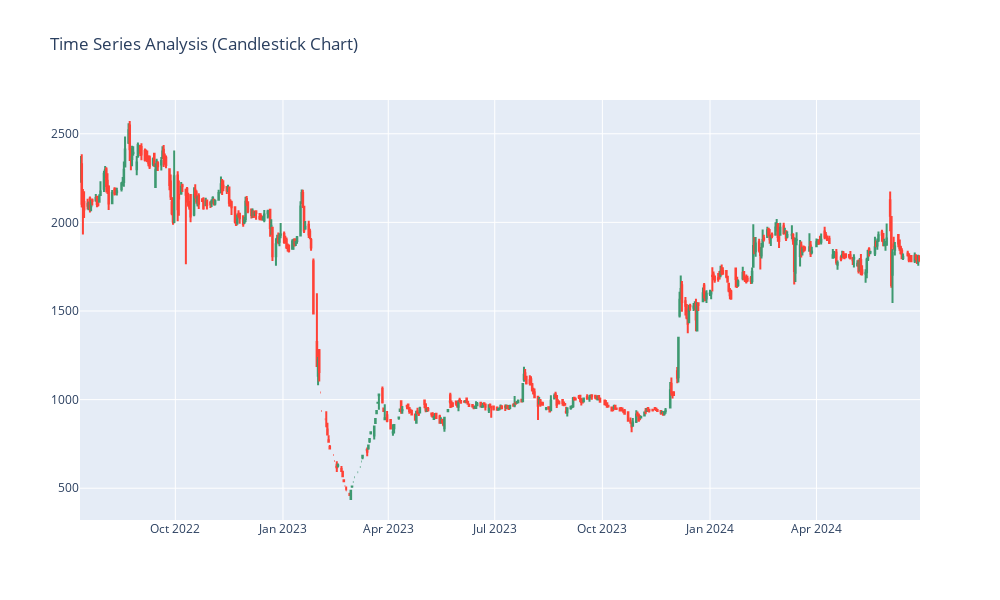

Notebook code for this chart:
### Code cell
# Visualizing a candlestick chart to see the trends in the open, high, low, and close prices of Adani Green Energy
fig = go.Figure(data=[go.Candlestick(x=data.index,
                                    open=data["Open"],
                                    high=data["High"],
                                    low=data["Low"],
                                    close=data["Close"])])
fig.update_layout(title="Time Series Analysis (Candlestick Chart)",
                 xaxis_rangeslider_visible=False)
fig.update_layout(width=1000, height=600)
fig.show()

### Figure 1 — Plotly figure (JSON) as saved in the notebook; plotly's stock layout.template omitted (floating-point values rounded to 4 significant figures; data arrays with more than 128 entries replaced by an {"elided": "..."} marker saying what was removed)
{"data": [{"close": {"elided": "483 float values"}, "high": {"elided": "483 float values"}, "low": {"elided": "483 float values"}, "open": {"elided": "483 float values"}, "type": "candlestick", "x": {"elided": "483 str values"}}], "layout": {"height": 600, "title": {"text": "Time Series Analysis (Candlestick Chart)"}, "width": 1000, "xaxis": {"autorange": true, "range": ["2022-07-11 12:00", "2024-06-28 12:00"], "rangeslider": {"visible": false, "yaxis": {}}, "type": "date"}, "yaxis": {"autorange": true, "range": [320.6, 2690.0]}}}
